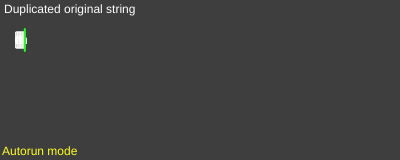
Frame 1 (no input)
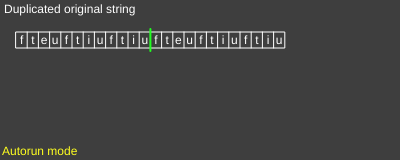
Frame 60 (no input)
Frame 120 (the mouse pressed at the canvas centre since frame 60): identical to frame 60, image omitted

The p5.js sketch that drew these frames (run headless with seeded random() and noise() and a simulated clock; from frame 60 on, the mouse is pressed at the canvas centre):

// p5.js sketch
// ── sketch.js
// 2020-09-03
//
// 459. "Repeated String Pattern"
//
// https://leetcode.com/explore/challenge/card/september-leetcoding-challenge/554/week-1-september-1st-september-7th/3447/

let g_autorun = true;

const FONT_SIZE = 16;
let CHAR_WIDTH = FONT_SIZE * 0.8;
const PAD = 1;
const PALETTE = [
  [128, 255, 255, 160],
  [128, 128, 255, 192]
];


let DUPE_ORIG_STR = "Duplicated original string";
let MAKE_NEEDLE = "Made a copy of the original string";
let OFFSET1 = "Move needle to the right by 1";
let COMPARING = "Comparing against a section of the original string";
let FOUND_MATCH = "Found a match, meaning the original string is substring reps";
let NOT_REPS_OF_SUBSTR = "The original string is not a repetition of substrings";
let EQUAL_STR = "Equal";
let NOT_EQUAL_STR = "Not equal";
let AUTORUN_MSG = "Autorun mode";
let INPUT_STR = "Input: ";

/*
let DUPE_ORIG_STR = "将原字串复制一份拼接到最后。";
let MAKE_NEEDLE = "再将原字串放到一边用于比对。";
let OFFSET1 = "先往右移一格再开始比对。";
let COMPARING = "逐字符移动看相不相等。";
let FOUND_MATCH = "发现相等，说明原字串是由子字符串重复而成。";
let NOT_REPS_OF_SUBSTR = "没有相等的情况，原字符串不是由子字符串重复而成。";
let EQUAL_STR = "相等";
let NOT_EQUAL_STR = "不相等";
let AUTORUN_MSG = "自动运行中";
let INPUT_STR = "输入：";
*/

// 一共就这么几个槽。
// 其实有点像old school graphics不是吗。
let g_sv0, g_sv1, g_sv2, g_temp1, g_temp2;
let g_state = "not started";
let g_director;
let g_animator;
let g_skip_animation = false;
let g_label, g_label2;

let g_global_info = "";

function SetGlobalInfo(x) {
  g_global_info = x;
}

const TICK_INTERVAL = 50;

class StrViz {
  constructor(str, x, y) {
    this.str = str;
    this.x = x;
    this.y = y;
    this.scale = 1;
    this.SetText(str);
    this.highlights = [];
    this.marker = undefined;

    // Test
    //this.AddHighlightArea([0,2]);
    //this.AddHighlightArea([3,5]);
    this.marker_color = [32, 255, 32];
  }

  SetGreenMarker() {
    this.marker_color = [32, 255, 32];
  }
  SetRedMarker() {
    this.marker_color = [255, 128, 32];
  }

  GetXByOffset(o) {
    return this.x + this.scale * CHAR_WIDTH * o;
  }

  AddHighlightArea(x) {
    this.highlights.push(x);
  }

  SetText(str) {
    this.w = CHAR_WIDTH * str.length;
    this.h = FONT_SIZE;
    this.num_char_shown = 0;
    this.last_millis = millis();
    this.tick_elapsed = this.last_millis;
    this.str = str;
  }

  Render() {
    rectMode(CORNER);

    // Highlight areas
    for (let i = 0; i < this.highlights.length; i++) {
      const c = PALETTE[i % PALETTE.length];
      fill(c[0], c[1], c[2], c[3]);
      const pad = 1;
      const lb = this.highlights[i][0];
      const ub = this.highlights[i][1];
      const x0 = this.x + pad + this.scale * CHAR_WIDTH * lb;
      const x1 = this.x - pad + this.scale * CHAR_WIDTH * (ub + 1);
      const y0 = this.y + pad;
      const y1 = this.y + this.h - pad;
      rect(x0, y0, x1 - x0, y1 - y0);
    }

    noFill();
    stroke(255);

    const ns = this.num_char_shown;

    const dw = CHAR_WIDTH * ns * this.scale;
    const dh = this.h;

    rect(this.x, this.y, dw, dh);

    for (let i = 1; i < ns; i++) {
      const dx = this.x + i * CHAR_WIDTH * this.scale;
      line(dx, this.y, dx, this.y + dh);
    }

    noStroke();
    fill(255);
    textAlign(CENTER, CENTER);
    for (let i = 0; i < ns; i++) {
      text(this.str[i], this.x + (i + 0.5) * CHAR_WIDTH * this.scale, this.y + dh / 2 + PAD);
    }

    // Set marker
    if (this.marker != undefined) {
      push();
      const pad = 3;
      strokeWeight(2);
      const dx = this.x + this.scale * CHAR_WIDTH * this.marker;
      const c = this.marker_color;
      stroke(c[0], c[1], c[2]);
      noFill();
      line(dx, this.y - pad, dx, this.y + this.h + pad);
      pop();
    }
  }

  Update() {
    const ms = millis();

    this.tick_elapsed += max(0, ms - this.last_millis);

    while (this.tick_elapsed >= TICK_INTERVAL && this.num_char_shown < this.str.length) {
      this.tick_elapsed -= TICK_INTERVAL;
      this.num_char_shown++;
    }

    this.last_millis = ms;
  }

  StartFoldOut(idx = 0) {
    this.tick_elapsed = 0;
    this.num_char_shown = idx;
  }
}

class TextLabel {
  constructor(txt = "", x = 0, y = 0) {
    this.txt = txt;
    this.x = x;
    this.y = y;
    this.c = "#fff";
    this.align = CENTER;
    this.font_size = 12;
  }
  Render() {
    push();
    textAlign(this.align, CENTER);
    noStroke();
    fill(this.c);
    textSize(this.font_size);
    text(this.txt, this.x, this.y);
    pop();
  }
}

class Director {
  constructor() {
    this.state = "not_started";
    this.input = "";
  }
  SetInput(i) {
    g_iter ++;
    this.state = "not_started";
    SetGlobalInfo(INPUT_STR + i);
    g_sv1 = undefined;
    g_sv2 = undefined;
    g_sv0 = new StrViz(i, 16, 32);
    g_animator.Animate(g_sv0, "scale", [0, 1, 1], [0, 500]);
    g_sv0.StartFoldOut();
    this.input = i;
    g_label.txt = "";
    g_label2.txt = "";
    this.sv1_offset = 0;
    this.sv1_offset_disp = 0; // 仅用于显示

    this.count2 = 0;
  }
  Update() {
    if (g_sv1 != undefined) {
      g_sv1.x = g_sv0.GetXByOffset(this.sv1_offset_disp);
      g_label.y = g_sv1.y + FONT_SIZE * 2;
      g_label.x = g_sv1.x + g_sv1.w / 2;
    }
  }

  Step() {
    switch (this.state) {
      case "not_started": {
        SetGlobalInfo(DUPE_ORIG_STR);
        this.state = "duped";
        g_sv0.SetText(this.input + this.input);
        g_sv0.marker = this.input.length;
        g_sv0.SetGreenMarker();
        g_sv0.StartFoldOut(this.input.length);
        break;
      }
      case "duped": {
        SetGlobalInfo(MAKE_NEEDLE);
        this.state = "needle_done";
        const x = 16,
          y = 56 ;
        g_sv1 = new StrViz(this.input, x, y);
        g_sv1.StartFoldOut(this.input.length);
        g_animator.Animate(g_sv1, "x", [g_sv0.x, x], [0, 300]);
        g_animator.Animate(g_sv1, "y", [g_sv0.y, y], [0, 300]);
        this.sv1_offset = 0;
        break;
      }
      case "needle_done": {

        //g_label.txt = "";
        g_label.c = "#ddd";
        if (this.sv1_offset == 0) {
          SetGlobalInfo(OFFSET1);
        } else if (this.sv1_offset < this.input.length) {
          SetGlobalInfo(COMPARING);
        }

        const o = this.sv1_offset;
        if (o < this.input.length) {
          g_animator.Animate(this, "sv1_offset_disp", [o, o + 1], [0, 180], () => {
            g_label.c = "#eee";
            this.DoCompare();
          });
          this.sv1_offset++;
        } else {
          this.state = "end_not_found";
        }
        break;
      }
      case "end_found": {
        SetGlobalInfo(FOUND_MATCH);
        const l = this.sv1_offset;
        const x = 16,
          y = 104;
        g_sv2 = new StrViz(this.input.substr(0, l), g_sv0.x, g_sv0.y);
        g_sv2.StartFoldOut(l);
        g_animator.Animate(g_sv2, "x", [g_sv0.x, x], [0, 300]);
        g_animator.Animate(g_sv2, "y", [g_sv0.y, y], [0, 300]);

        g_temp1 = new StrViz(this.input.substr(0, l), -999, -999);
        g_temp2 = new StrViz(this.input.substr(0, l), -999, -999);

        this.state = "count2";
        g_label2.txt = "";
        g_label2.x = x + g_sv2.w + 3;
        g_label2.align = LEFT;
        g_label2.y = y + g_sv2.h / 2 + 1;
        break;
      }
      case "count2": {
        const l = this.sv1_offset;
        if (this.count2 * l >= this.input.length) {
          this.WipeOutEverything();
        } else {
          const lb = this.count2 * l,
            ub = lb + l - 1;

          g_label2.align = LEFT;
          g_label2.txt = "x" + (1 + this.count2);

          g_animator.Animate(g_temp1, "x", [g_sv2.x, g_sv0.GetXByOffset(lb)], [0, 250],
            () => {
              g_temp1.x = -999;
            });
          g_animator.Animate(g_temp1, "y", [g_sv2.y, g_sv0.y], [0, 250]);
          g_animator.Animate(g_temp2, "x", [g_sv2.x, g_sv1.GetXByOffset(lb)], [0, 250],
            () => {
              g_temp2.x = -999;
            });
          g_animator.Animate(g_temp2, "y", [g_sv2.y, g_sv1.y], [0, 250]);
          g_animator.Animate(g_label2, "font_size", [24, 12], [0, 150]);

          g_sv0.AddHighlightArea([lb, ub]);
          g_sv1.AddHighlightArea([lb, ub]);
          this.count2++;
        }
        break;
      }
      case "end_not_found": {
        this.WipeOutEverything();
        break;
      }
    }
  }

  OnNotFound() {
    SetGlobalInfo(NOT_REPS_OF_SUBSTR);
    g_sv0.SetRedMarker();
    g_label2.txt = NOT_REPS_OF_SUBSTR;
    g_label2.align = CENTER;
    g_label2.y = 104;
    g_animator.Animate(g_label2, "x", [-width/2, width/2], [0, 300]);
    this.state = "end_not_found";
  }

  WipeOutEverything() {
    const t = 500;
    [g_sv0, g_sv1, g_sv2, g_label, g_label2, g_temp1, g_temp2].forEach((x) => {
      if (x != undefined) {
        g_animator.Animate(x, "x", [x.x, x.x + width], [0, t]);
      }
    });
    setTimeout(() => {
      GenInput();
    }, t);
  }

  DoCompare() {
    // GUARD
    if (this.sv1_offset >= this.input.length) {
      this.OnNotFound();
      return;
    }

    let eq = true;
    if (g_sv1 == undefined) return;
    for (let i = 0; i < this.input.length; i++) {
      if (g_sv0.str[i + this.sv1_offset] != g_sv1.str[i]) {
        eq = false;
        break;
      }
    }
    if (eq) {
      g_label.txt = EQUAL_STR;
      g_label.c = "#2f2";
      this.state = "end_found"
    } else {
      g_label.txt = NOT_EQUAL_STR;
      g_label.c = "#fff";
    }
  }
  
  GetAutoRunDelay() {
    if ((1+this.count2) * this.sv1_offset >= this.input.length-1) return 1500;
    else if (this.state == "not_started") return 1000;
    else if (this.state == "needle_done") return 500;
    else if (this.state == "count2") return 300;
    else return 900;
  }
};

function GenInput() {
  let i = "";
  let a = "";
  const pattern_len = random(1, 5);
  for (let k=0; k<pattern_len; k++) {
    a = a + String.fromCharCode(parseInt(random(97, 123))); // 'a' to 'z'
  }
  const total_len = random(5, 16);
  while (i.length < total_len) i = i + a;
  
  // Mess up the input
  if (g_iter % 2 == 0) {
    const ix = parseInt(random(0, i.length));
    i = i.substring(0, ix) + String.fromCharCode(parseInt(random(97, 124))) + i.substring(ix+1);
  }
  
  if (i.length > 10) { CHAR_WIDTH = FONT_SIZE * 0.7; }
  else { CHAR_WIDTH = FONT_SIZE; }
  
  g_director.SetInput(i);
}

function setup() {
  createCanvas(400, 160);
  g_label = new TextLabel("", 0, 0);
  g_label2 = new TextLabel("", 0, 0);
  g_animator = new Animator();
  g_director = new Director();
  GenInput();
}

let g_frame_count = 0;
let g_iter = 0;
function draw() {
  if (g_frame_count == 0 && g_autorun) { StartAutoRun(); }
  g_frame_count ++;
  
  background(62);
  g_animator.Update();
  g_director.Update();
  [g_sv0, g_sv1, g_sv2, g_temp1, g_temp2].forEach((x) => {
    if (x != undefined) {
      x.Update();
      x.Render();
    }
  });
  [g_label, g_label2].forEach((x) => {
    x.Render();
  });

  textAlign(LEFT, TOP);
  noStroke();
  fill(255);

  text(g_global_info, 4, 4);

  fill(255, 255, 32);
  
  if (g_autorun) {
    textAlign(LEFT, BOTTOM);
    text(AUTORUN_MSG, 2, height-2);
  }
}

function keyPressed() {
  if (key == ' ') {
    g_director.Step();
  }
}

function StartAutoRun() {
  g_autorun = true;
  AutoStep();
}

function AutoStep() {
  let t = g_director.GetAutoRunDelay();
  
  g_director.Step();
  
  setTimeout(() => { AutoStep(); }, t);
}
// ── animator.js
class Animator {
  constructor() { this.subjects = []; }
  
  Animate(s, field, values, intervals, callback=null) {
    const m = millis()
    
    this.subjects.push({
      subject:  s,
      field:    field,
      values:    values,
      intervals: intervals,
      index: 0,
      start_millis: m,
      callback: callback
    })
  }
  
  Update() {
    let victims = new Set()
    const m = millis()
    for (let i=0; i<this.subjects.length; i++) {
      let s = this.subjects[i]
      const elapsed = m - s.start_millis
      while (elapsed > s.intervals[s.index+1]) {
        s.index++
      }
      
      let val, done = false;
      if (g_skip_animation) {
        s.index = s.intervals.length-1;
        done = true;
      }
      
      {
        if (s.index >= s.intervals.length-1) { // ended?
          val = s.values[s.values.length-1]
          done = true
          if (s.callback != null) { s.callback(s.subject); }
        } else {
          const x0 = elapsed - s.intervals[s.index]
          const x1 = s.intervals[s.index + 1] - s.intervals[s.index]
          let completion = x0 * 1.0 / x1
          completion = 1.0 - pow(1.0-completion, 2);
          val = lerp(s.values[s.index], s.values[s.index+1], completion)
        }
      }
      
      s.subject[s.field] = val;
      if (done) { victims.add(i); }
    }
    
    if (victims.size > 0) {
      let x = []
      for (let i=0; i<this.subjects.length; i++) {
        if (victims.has(i) == false) x.push(this.subjects[i])
      }
      this.subjects = x
    }
  }
  
  FinishPendingAnimations() {
    this.subjects.forEach((s) => {
      let val = s.values[s.values.length - 1];
      if (s.callback != null) { s.callback(s.subject); }
      s.subject[s.field] = val;
    });
    this.subjects = [];
  }
}
